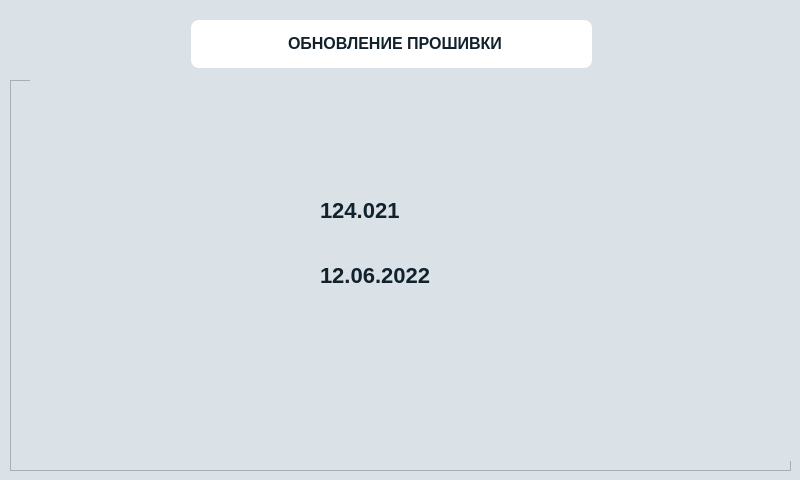
<?xml version="1.0" encoding="UTF-8"?>
<ui version="4.0">
 <class>FirmwareWindow</class>
 <widget class="QMainWindow" name="FirmwareWindow">
  <property name="geometry">
   <rect>
    <x>0</x>
    <y>0</y>
    <width>800</width>
    <height>480</height>
   </rect>
  </property>
  <property name="windowTitle">
   <string>MainWindow</string>
  </property>
  <property name="styleSheet">
   <string notr="true">background-color: rgb(218, 226, 232);</string>
  </property>
  <widget class="QWidget" name="centralwidget">
   <widget class="QFrame" name="frame">
    <property name="geometry">
     <rect>
      <x>191</x>
      <y>20</y>
      <width>401</width>
      <height>48</height>
     </rect>
    </property>
    <property name="styleSheet">
     <string notr="true">background-color: rgb(255, 255, 255);
border-radius: 8px;</string>
    </property>
    <property name="frameShape">
     <enum>QFrame::StyledPanel</enum>
    </property>
    <property name="frameShadow">
     <enum>QFrame::Raised</enum>
    </property>
    <widget class="QLabel" name="label">
     <property name="geometry">
      <rect>
       <x>97</x>
       <y>13</y>
       <width>251</width>
       <height>20</height>
      </rect>
     </property>
     <property name="styleSheet">
      <string notr="true">color: #12222D;
font-family: 'RF Dewi';
font-style: normal;
font-weight: 700;
font-size: 16px;
line-height: 120%;
text-align: center;</string>
     </property>
     <property name="text">
      <string>ОБНОВЛЕНИЕ ПРОШИВКИ</string>
     </property>
    </widget>
   </widget>
   <widget class="QLabel" name="label_2">
    <property name="geometry">
     <rect>
      <x>686</x>
      <y>30</y>
      <width>94</width>
      <height>31</height>
     </rect>
    </property>
    <property name="text">
     <string/>
    </property>
    <property name="pixmap">
     <pixmap resource="res.qrc">:/res/img/logo.png</pixmap>
    </property>
    <property name="scaledContents">
     <bool>true</bool>
    </property>
   </widget>
   <widget class="QLabel" name="label_16">
    <property name="geometry">
     <rect>
      <x>20</x>
      <y>20</y>
      <width>151</width>
      <height>48</height>
     </rect>
    </property>
    <property name="text">
     <string/>
    </property>
    <property name="pixmap">
     <pixmap resource="res.qrc">:/res/img/back.png</pixmap>
    </property>
    <property name="scaledContents">
     <bool>false</bool>
    </property>
   </widget>
   <widget class="QPushButton" name="backButton">
    <property name="geometry">
     <rect>
      <x>10</x>
      <y>10</y>
      <width>171</width>
      <height>61</height>
     </rect>
    </property>
    <property name="focusPolicy">
     <enum>Qt::NoFocus</enum>
    </property>
    <property name="styleSheet">
     <string notr="true">background-color: transparent;
border : 0;</string>
    </property>
    <property name="text">
     <string/>
    </property>
   </widget>
   <widget class="QFrame" name="okFrame">
    <property name="enabled">
     <bool>true</bool>
    </property>
    <property name="geometry">
     <rect>
      <x>10</x>
      <y>80</y>
      <width>781</width>
      <height>391</height>
     </rect>
    </property>
    <property name="frameShape">
     <enum>QFrame::StyledPanel</enum>
    </property>
    <property name="frameShadow">
     <enum>QFrame::Raised</enum>
    </property>
    <widget class="QLabel" name="label_3">
     <property name="geometry">
      <rect>
       <x>20</x>
       <y>0</y>
       <width>771</width>
       <height>381</height>
      </rect>
     </property>
     <property name="text">
      <string/>
     </property>
     <property name="pixmap">
      <pixmap resource="res.qrc">:/res/img/firmwareField_ok.png</pixmap>
     </property>
    </widget>
    <widget class="QLabel" name="firm_now">
     <property name="geometry">
      <rect>
       <x>310</x>
       <y>115</y>
       <width>161</width>
       <height>31</height>
      </rect>
     </property>
     <property name="styleSheet">
      <string notr="true">font-family: 'RF Dewi';
font-style: normal;
font-weight: 700;
font-size: 22px;
line-height: 130%;
color: #12222D;
background-color: rgba(255, 255, 255, 0);</string>
     </property>
     <property name="text">
      <string>124.021</string>
     </property>
    </widget>
    <widget class="QLabel" name="firm_date_now">
     <property name="geometry">
      <rect>
       <x>310</x>
       <y>180</y>
       <width>161</width>
       <height>31</height>
      </rect>
     </property>
     <property name="styleSheet">
      <string notr="true">font-family: 'RF Dewi';
font-style: normal;
font-weight: 700;
font-size: 22px;
line-height: 130%;
color: #12222D;
background-color: rgba(255, 255, 255, 0);</string>
     </property>
     <property name="text">
      <string>12.06.2022</string>
     </property>
    </widget>
   </widget>
   <widget class="QFrame" name="updateFrame">
    <property name="enabled">
     <bool>true</bool>
    </property>
    <property name="geometry">
     <rect>
      <x>10</x>
      <y>80</y>
      <width>781</width>
      <height>391</height>
     </rect>
    </property>
    <property name="frameShape">
     <enum>QFrame::StyledPanel</enum>
    </property>
    <property name="frameShadow">
     <enum>QFrame::Raised</enum>
    </property>
    <widget class="QLabel" name="label_7">
     <property name="geometry">
      <rect>
       <x>20</x>
       <y>0</y>
       <width>771</width>
       <height>381</height>
      </rect>
     </property>
     <property name="text">
      <string/>
     </property>
     <property name="pixmap">
      <pixmap resource="res.qrc">:/res/img/firmwareField_new.png</pixmap>
     </property>
    </widget>
    <widget class="QLabel" name="firm_now_2">
     <property name="geometry">
      <rect>
       <x>160</x>
       <y>115</y>
       <width>161</width>
       <height>31</height>
      </rect>
     </property>
     <property name="styleSheet">
      <string notr="true">font-family: 'RF Dewi';
font-style: normal;
font-weight: 700;
font-size: 22px;
line-height: 130%;
color: #12222D;
background-color: rgba(255, 255, 255, 0);</string>
     </property>
     <property name="text">
      <string>124.021</string>
     </property>
    </widget>
    <widget class="QLabel" name="firm_date_now_2">
     <property name="geometry">
      <rect>
       <x>160</x>
       <y>180</y>
       <width>161</width>
       <height>31</height>
      </rect>
     </property>
     <property name="styleSheet">
      <string notr="true">font-family: 'RF Dewi';
font-style: normal;
font-weight: 700;
font-size: 22px;
line-height: 130%;
color: #12222D;
background-color: rgba(255, 255, 255, 0);</string>
     </property>
     <property name="text">
      <string>12.06.2022</string>
     </property>
    </widget>
    <widget class="QLabel" name="firm_new">
     <property name="geometry">
      <rect>
       <x>440</x>
       <y>115</y>
       <width>161</width>
       <height>31</height>
      </rect>
     </property>
     <property name="styleSheet">
      <string notr="true">font-family: 'RF Dewi';
font-style: normal;
font-weight: 700;
font-size: 22px;
line-height: 130%;
color: #12222D;
background-color: rgba(255, 255, 255, 0);</string>
     </property>
     <property name="text">
      <string>124.025</string>
     </property>
    </widget>
    <widget class="QLabel" name="firm_date_new">
     <property name="geometry">
      <rect>
       <x>440</x>
       <y>180</y>
       <width>161</width>
       <height>31</height>
      </rect>
     </property>
     <property name="styleSheet">
      <string notr="true">font-family: 'RF Dewi';
font-style: normal;
font-weight: 700;
font-size: 22px;
line-height: 130%;
color: #12222D;
background-color: rgba(255, 255, 255, 0);</string>
     </property>
     <property name="text">
      <string>15.07.2022</string>
     </property>
    </widget>
    <widget class="QPushButton" name="firmwareButton">
     <property name="enabled">
      <bool>false</bool>
     </property>
     <property name="geometry">
      <rect>
       <x>210</x>
       <y>260</y>
       <width>361</width>
       <height>91</height>
      </rect>
     </property>
     <property name="styleSheet">
      <string notr="true">background-color: rgba(255, 255, 255, 0);
border:0;</string>
     </property>
     <property name="text">
      <string/>
     </property>
    </widget>
   </widget>
   <widget class="QLabel" name="connectionWifi">
    <property name="geometry">
     <rect>
      <x>610</x>
      <y>20</y>
      <width>48</width>
      <height>48</height>
     </rect>
    </property>
    <property name="text">
     <string/>
    </property>
    <property name="pixmap">
     <pixmap resource="res.qrc">:/res/img/noSignal.png</pixmap>
    </property>
   </widget>
   <zorder>frame</zorder>
   <zorder>label_2</zorder>
   <zorder>label_16</zorder>
   <zorder>backButton</zorder>
   <zorder>updateFrame</zorder>
   <zorder>okFrame</zorder>
   <zorder>connectionWifi</zorder>
  </widget>
 </widget>
 <resources>
  <include location="res.qrc"/>
 </resources>
 <connections/>
</ui>
